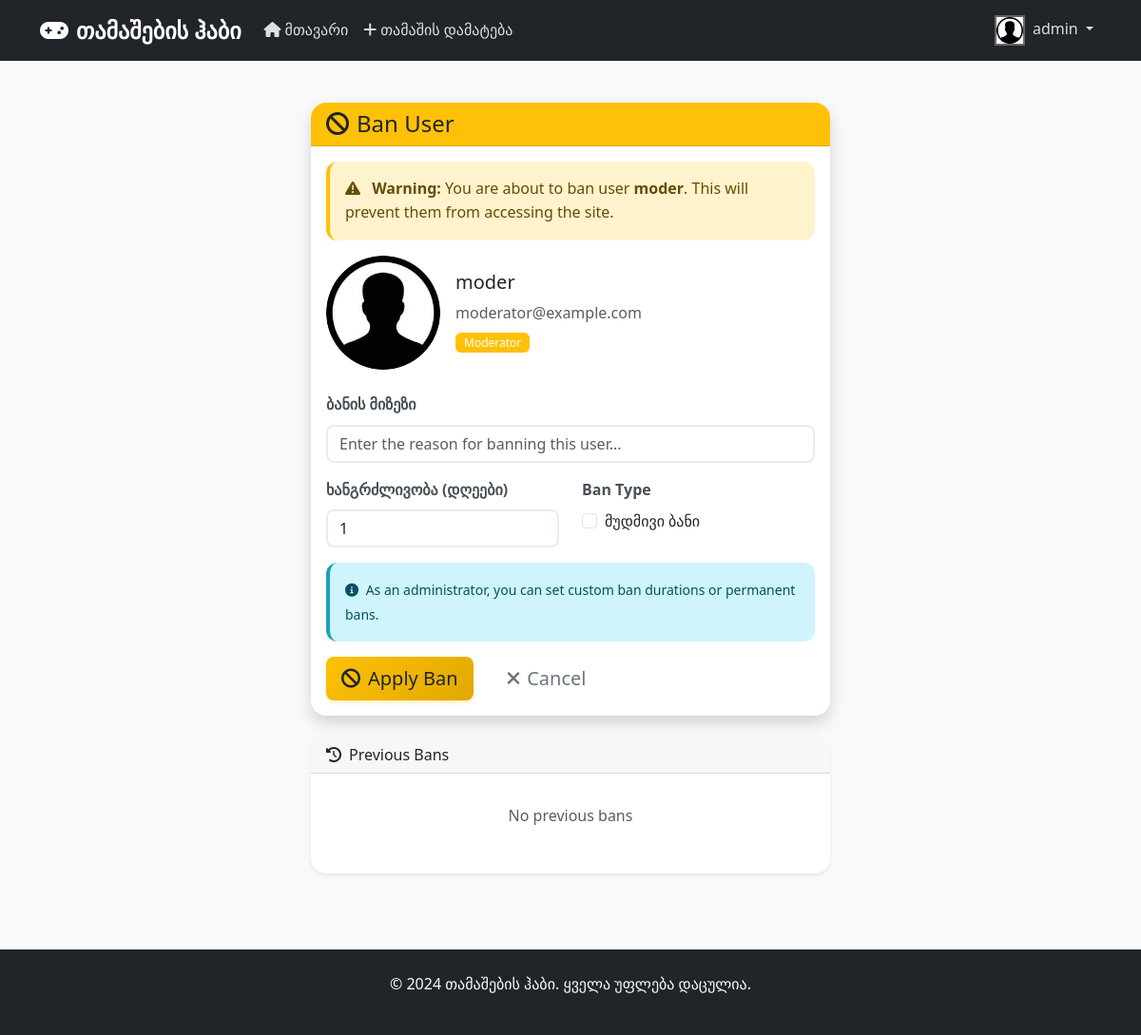
Page /ban_user/2 (signed in) on the committed database.
### models.py (models this page shows, shortened)
class User(UserMixin, db.Model):
    id = db.Column(db.Integer, primary_key=True)
    username = db.Column(db.String(80), unique=True, nullable=False)
    email = db.Column(db.String(120), unique=True, nullable=False)
    password_hash = db.Column(db.String(256), nullable=False)
    role = db.Column(db.String(20), default='user')  # user, moderator, admin
    profile_image = db.Column(db.String(120), default='default.jpg')
    created_at = db.Column(db.DateTime, default=datetime.utcnow)
    last_name_change = db.Column(db.DateTime)
    is_banned = db.Column(db.Boolean, default=False)
    ban_expires_at = db.Column(db.DateTime)
    comments = db.relationship('Comment', backref='user', lazy=True, cascade='all, delete-orphan')
    reactions = db.relationship('GameReaction', backref='user', lazy=True, cascade='all, delete-orphan')
    bans_issued = db.relationship('UserBan', foreign_keys='UserBan.banned_by_id', backref='banned_by', lazy=True)
    user_bans = db.relationship('UserBan', foreign_keys='UserBan.user_id', backref='banned_user', lazy=True)

### routes.py (the view, shortened to what this page needs)
@app.route('/ban_user/<int:user_id>', methods=['GET', 'POST'])
@moderator_required
def ban_user(user_id):
    user = User.query.get_or_404(user_id)
    if user.id == current_user.id:
        flash('შენ ვერ შეგიძლია საკუთარ თავის დაბანვა.', 'danger')
        return redirect(request.referrer or url_for('index'))
    if user.role == 'admin':
        flash('ადმინისტრატორების დაბანვა მშა ვერაა.', 'danger')
        return redirect(request.referrer or url_for('index'))
    if current_user.role == 'moderator':
        user.is_banned = True
        user.ban_expires_at = datetime.utcnow() + timedelta(days=1)
        ban_record = UserBan(
            user_id=user.id,
            banned_by_id=current_user.id,
            reason='Banned by moderator',
            expires_at=user.ban_expires_at
        )
        db.session.add(ban_record)
        db.session.commit()
        flash(f'მომხმარებელი {user.username} დაბანილია 1 დღით.', 'success')
    else:
        form = BanForm()
        return render_template('ban_user.html', user=user, form=form)
    return redirect(request.referrer or url_for('index'))

### forms.py
class BanForm(FlaskForm):
    reason = StringField('ბანის მიზეზი', validators=[DataRequired(), Length(max=255)])
    duration_days = IntegerField('ხანგრძლივობა (დღეები)', validators=[NumberRange(min=1, max=365)], default=1)
    permanent = BooleanField('მუდმივი ბანი')

### app.py (called while the page is built)
@login_manager.user_loader
def load_user(user_id):
    return User.query.get(int(user_id))

### routes.py (called while the page is built)
@app.context_processor
def utility_processor():
    return dict(format_datetime=format_datetime, can_manage_games=can_manage_games)

### utils.py (called while the page is built)
def moderator_required(f):
    @wraps(f)
    def decorated_function(*args, **kwargs):
        if not current_user.is_authenticated or current_user.role not in ['moderator', 'admin']:
            abort(403)
        return f(*args, **kwargs)
    return decorated_function

### templates/ban_user.html (shortened to what this page needs)
{% extends "base.html" %}
{% block content %}
<div class="row justify-content-center">
    <div class="col-md-6">
        <div class="card shadow">
            <div class="card-header bg-warning text-dark">
                <h4 class="mb-0">
                    <i class="fas fa-ban me-2"></i>Ban User
                </h4>
            </div>
            <div class="card-body">
                <div class="alert alert-warning">
                    <i class="fas fa-exclamation-triangle me-2"></i>
                    <strong>Warning:</strong> You are about to ban user <strong>{{ user.username }}</strong>. This will prevent them from accessing the site.
                </div>
                <div class="user-info mb-4">
                    <div class="d-flex align-items-center">
                        <img src="{{ url_for('static', filename='uploads/' + user.profile_image) }}"
                             alt="{{ user.username }}" class="profile-img-large rounded-circle me-3">
                        <div>
                            <h5>{{ user.username }}</h5>
                            <p class="mb-1 text-muted">{{ user.email }}</p>
                            <span class="badge bg-{{ 'danger' if user.role == 'admin' else 'warning' if user.role == 'moderator' else 'secondary' }}">
                                {{ user.role.title() }}
                            </span>
                        </div>
                    </div>
                </div>
                <form method="POST">
                    <div class="mb-3">
                        {{ form.reason.label(class="form-label fw-bold") }}
                        {{ form.reason(class="form-control", placeholder="Enter the reason for banning this user...") }}
                    </div>
                    <div class="row">
                        <div class="col-md-6">
                            <div class="mb-3">
                                {{ form.duration_days.label(class="form-label fw-bold") }}
                                {{ form.duration_days(class="form-control") }}
                            </div>
                        </div>
                        <div class="col-md-6">
                            <div class="mb-3">
                                <label class="form-label fw-bold">Ban Type</label>
                                <div class="form-check">
                                    {{ form.permanent(class="form-check-input") }}
                                    {{ form.permanent.label(class="form-check-label") }}
                                </div>
                            </div>
                        </div>
                    </div>
                    <div class="alert alert-info">
                        <small>
                            <i class="fas fa-info-circle me-1"></i>
                            {% if current_user.role == 'moderator' %}
                                As a moderator, you can only apply 1-day bans.
                            {% else %}
                                As an administrator, you can set custom ban durations or permanent bans.
                            {% endif %}
                        </small>
                    </div>
                    <div class="d-flex justify-content-between">
                        <div>
                            <button type="submit" class="btn btn-warning btn-lg me-3">
                                <i class="fas fa-ban me-2"></i>Apply Ban
                            </button>
                            <a href="{{ url_for('manage_users') }}" class="btn btn-outline-secondary btn-lg">
                                <i class="fas fa-times me-2"></i>Cancel
                            </a>
                        </div>
                    </div>
                </form>
            </div>
        </div>
        <div class="card mt-4">
            <div class="card-header">
                <h6 class="mb-0">
                    <i class="fas fa-history me-2"></i>Previous Bans
                </h6>
            </div>
            <div class="card-body">
                {% if user.user_bans %}
                    <div class="list-group list-group-flush">
                        {% for ban in user.user_bans %}
                        <div class="list-group-item px-0">
                            <div class="d-flex justify-content-between align-items-start">
                                <div>
                                    <strong>{{ ban.reason or 'No reason provided' }}</strong>
                                    <br>
                                    <small class="text-muted">
                                        Banned by {{ ban.banned_by.username }} on {{ ban.created_at.strftime('%B %d, %Y') }}
                                        {% if ban.expires_at %}
                                            • Expires: {{ ban.expires_at.strftime('%B %d, %Y') }}
                                        {% else %}
                                            • Permanent
                                        {% endif %}
                                    </small>
                                </div>
                                <span class="badge bg-{{ 'success' if not ban.is_active else 'danger' }}">
                                    {{ 'Expired' if not ban.is_active else 'Active' }}
                                </span>
                            </div>
                        </div>
                        {% endfor %}
                    </div>
                {% else %}
                    <p class="text-muted text-center py-3">No previous bans</p>
                {% endif %}
            </div>
        </div>
    </div>
</div>
{% endblock %}

### templates/base.html (shortened to what this page needs)
<!DOCTYPE html>
<html lang="en">
<head>
    <link href="https://cdn.jsdelivr.net/npm/bootstrap@5.3.0/dist/css/bootstrap.min.css" rel="stylesheet">
    <link href="https://cdnjs.cloudflare.com/ajax/libs/font-awesome/6.0.0/css/all.min.css" rel="stylesheet">
    <link href="{{ url_for('static', filename='css/style.css') }}" rel="stylesheet">
</head>
<body>
    <nav class="navbar navbar-expand-lg navbar-dark bg-dark fixed-top">
        <div class="container">
            <a class="navbar-brand fw-bold" href="{{ url_for('index') }}">
                <i class="fas fa-gamepad me-2"></i>თამაშების ჰაბი
            </a>
            <div class="collapse navbar-collapse" id="navbarNav">
                <ul class="navbar-nav me-auto">
                    <li class="nav-item">
                        <a class="nav-link" href="{{ url_for('index') }}">
                            <i class="fas fa-home me-1"></i>მთავარი
                        </a>
                    </li>
                    {% if current_user.is_authenticated and current_user.role in ['moderator', 'admin'] %}
                    <li class="nav-item">
                        <a class="nav-link" href="{{ url_for('add_game') }}">
                            <i class="fas fa-plus me-1"></i>თამაშის დამატება
                        </a>
                    </li>
                    {% endif %}
                </ul>
                <ul class="navbar-nav">
                    {% if current_user.is_authenticated %}
                        <li class="nav-item dropdown">
                            <a class="nav-link dropdown-toggle" href="#" id="navbarDropdown" role="button" data-bs-toggle="dropdown">
                                <img src="{{ url_for('static', filename='uploads/' + current_user.profile_image) }}"
                                     alt="Profile" class="profile-img-nav me-1">
                                {{ current_user.username }}
                            </a>
                        </li>
                    {% endif %}
                </ul>
            </div>
        </div>
    </nav>
    <main class="main-content">
        <div class="container">
            {% block content %}{% endblock %}
        </div>
    </main>
    <footer class="bg-dark text-light py-4 mt-5">
        <div class="container text-center">
            <p>&copy; 2024 თამაშების ჰაბი. ყველა უფლება დაცულია.</p>
        </div>
    </footer>
</body>
</html>

### static/css/style.css (style rules this page uses)
:root { --primary-color: #007bff; --secondary-color: #6c757d; --success-color: #28a745; --danger-color: #dc3545; --warning-color: #ffc107; --info-color: #17a2b8; --dark-color: #343a40; --light-color: #f8f9fa; --gaming-gradient: linear-gradient(135deg, #667eea 0%, #764ba2 100%); --card-shadow: 0 0.125rem 0.25rem rgba(0, 0, 0, 0.075); --card-shadow-hover: 0 0.5rem 1rem rgba(0, 0, 0, 0.15); }
body { font-family: 'Segoe UI', Tahoma, Geneva, Verdana, sans-serif; background-color: #f8f9fa; line-height: 1.6; padding-top: 76px; }
.main-content { min-height: calc(100vh - 200px); padding: 2rem 0; }
.navbar-brand { font-size: 1.5rem; font-weight: 700; }
.navbar-dark .navbar-nav .nav-link { color: rgba(255, 255, 255, 0.85); transition: color 0.3s ease; }
.profile-img-nav { width: 32px; height: 32px; object-fit: cover; border: 2px solid rgba(255, 255, 255, 0.3); }
.profile-img-large { width: 120px; height: 120px; object-fit: cover; }
.card { border: none; border-radius: 1rem; box-shadow: var(--card-shadow); transition: transform 0.2s ease, box-shadow 0.2s ease; }
.card-header { border-radius: 1rem 1rem 0 0 !important; border-bottom: 1px solid rgba(0, 0, 0, 0.125); background-color: rgba(0, 0, 0, 0.03); }
.btn { border-radius: 0.5rem; font-weight: 500; transition: all 0.3s ease; border: none; }
.btn-warning { background: linear-gradient(135deg, #ffc107 0%, #e0a800 100%); box-shadow: 0 2px 4px rgba(255, 193, 7, 0.3); color: #212529; }
.form-control, .form-select { border-radius: 0.5rem; border: 2px solid #e9ecef; transition: border-color 0.3s ease, box-shadow 0.3s ease; }
.form-label { font-weight: 600; color: #495057; margin-bottom: 0.5rem; }
.badge { font-size: 0.75em; font-weight: 500; padding: 0.375em 0.75em; border-radius: 0.375rem; }
.alert { border: none; border-radius: 0.75rem; border-left: 4px solid; }
.alert-warning { border-left-color: var(--warning-color); }
.alert-info { border-left-color: var(--info-color); }
footer { margin-top: auto; background-color: var(--dark-color) !important; }

### rows in the picture
User: profile_image (placeholder picture), username "admin"
User: username "moder", profile_image (placeholder picture), email "moderator@example.com", role "Moderator"
